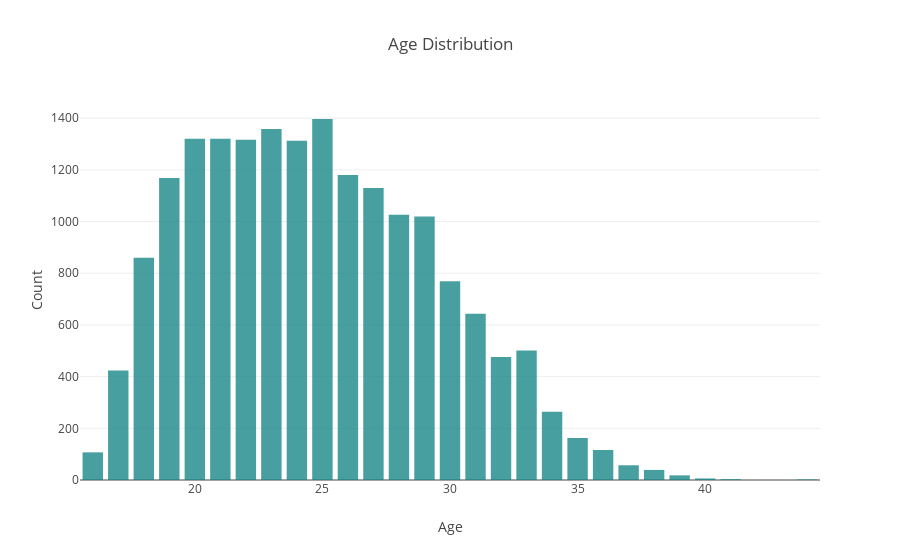

This figure's notebook cell:
### Markdown cell above
What's the distribution of all the players' age in the game?

### Code cell
trace1 = go.Histogram(
    x=df.Age,
    opacity=0.75,
    name = "Age",
    marker=dict(color='rgb(12, 128, 128)')
    )

data = [trace1]
layout = go.Layout(
                   title='Age Distribution',
                   xaxis=dict(title='Age'),
                   yaxis=dict(title='Count'),
                   bargap = 0.20
)
fig = go.Figure(data=data, layout=layout)
iplot(fig)

### Figure 1 — Plotly figure (JSON) as saved in the notebook; plotly's stock layout.template omitted (floating-point values rounded to 4 significant figures; data arrays with more than 128 entries replaced by an {"elided": "..."} marker saying what was removed)
{"data": [{"marker": {"color": "rgb(12, 128, 128)"}, "name": "Age", "opacity": 0.75, "type": "histogram", "uid": "9ab81614-cadf-4ba7-ad04-07e0d68d5baf", "x": {"elided": "18000 int values"}}], "layout": {"autosize": true, "bargap": 0.2, "title": "Age Distribution", "xaxis": {"autorange": true, "range": [15.5, 44.5], "title": "Age", "type": "linear"}, "yaxis": {"autorange": true, "range": [0, 1471.0], "title": "Count"}}}
